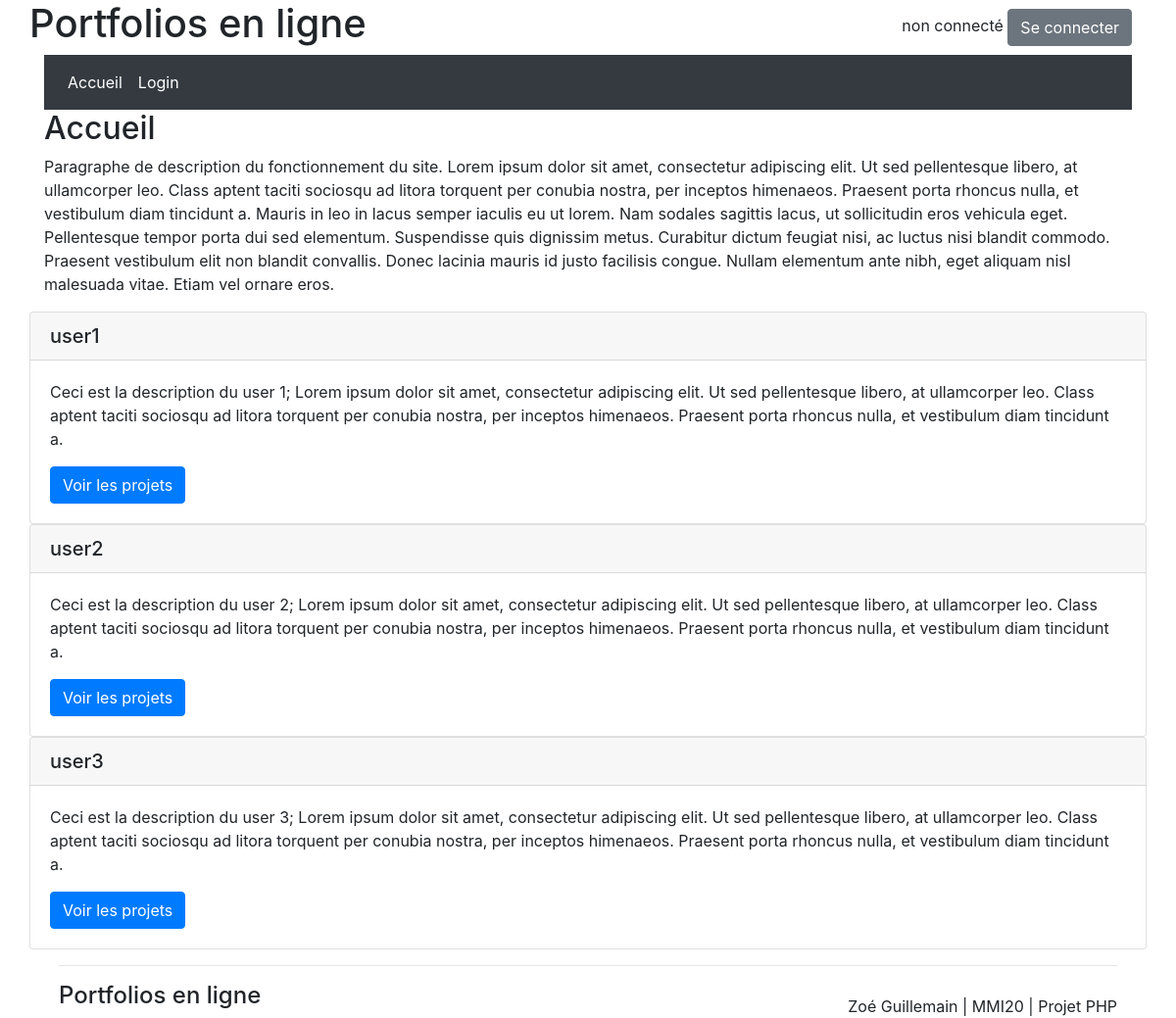
The page / on the database its author committed.
### tables this page shows
CREATE TABLE IF NOT EXISTS `users` (
  `id` int(11) NOT NULL AUTO_INCREMENT,
  `username` varchar(256) NOT NULL,
  `password` varchar(256) NOT NULL,
  `description` varchar(500) NOT NULL,
  PRIMARY KEY (`id`)
);

### index.php (the view, shortened to what this page needs)
<?php include_once("header.php"); ?>
<div class= "container">
    <div class="row">
        <h2>Accueil</h2>
    </div>
    <div class="row">
        <p id="Presentation">Paragraphe de description du fonctionnement du site. Lorem ipsum dolor sit amet, consectetur adipiscing elit. Ut sed pellentesque libero, at ullamcorper leo. Class aptent taciti sociosqu ad litora torquent per conubia nostra, per inceptos himenaeos. Praesent porta rhoncus nulla, et vestibulum diam tincidunt a. Mauris in leo in lacus semper iaculis eu ut lorem. Nam sodales sagittis lacus, ut sollicitudin eros vehicula eget. Pellentesque tempor porta dui sed elementum. Suspendisse quis dignissim metus. Curabitur dictum feugiat nisi, ac luctus nisi blandit commodo. Praesent vestibulum elit non blandit convallis. Donec lacinia mauris id justo facilisis congue. Nullam elementum ante nibh, eget aliquam nisl malesuada vitae. Etiam vel ornare eros.</p>
    </div>
    <div class="row">
        <?php
            $request = "SELECT * FROM Users";
            $resultat = $db->query($request);
            $users = $resultat->fetchAll();
            foreach ($users as  &$user) {
                ?>
                <div class="row">
                    <div class="card">
                        <h5 class="card-header"><?php echo $user["username"]; ?></h5>
                        <div class="card-body">
                            <p class="card-text"><?php echo $user["description"]; ?></p>
                            <?php $adresse="projetsMMI.php?nom=".$user['username']; ?>
                            <a href= <?php echo $adresse ?> class="btn btn-primary">Voir les projets</a>
                        </div>
                    </div>
                </div>
        <?php
            }
        ?>
</div>
<?php include_once("footer.php"); ?>

### rows shown on the page
users: username "user1", description "Ceci est la description du user 1; Lorem ipsum dolor sit amet, consectetur adipiscing elit. Ut sed pellentesque libero, at ullamcorper leo. Class aptent taciti sociosqu ad litora torquent per conubia nostra, per inceptos himenaeos. Praesent porta rhoncus nulla, et vestibulum diam tincidunt a."
users: username "user2", description "Ceci est la description du user 2; Lorem ipsum dolor sit amet, consectetur adipiscing elit. Ut sed pellentesque libero, at ullamcorper leo. Class aptent taciti sociosqu ad litora torquent per conubia nostra, per inceptos himenaeos. Praesent porta rhoncus nulla, et vestibulum diam tincidunt a."
users: username "user3", description "Ceci est la description du user 3; Lorem ipsum dolor sit amet, consectetur adipiscing elit. Ut sed pellentesque libero, at ullamcorper leo. Class aptent taciti sociosqu ad litora torquent per conubia nostra, per inceptos himenaeos. Praesent porta rhoncus nulla, et vestibulum diam tincidunt a."
